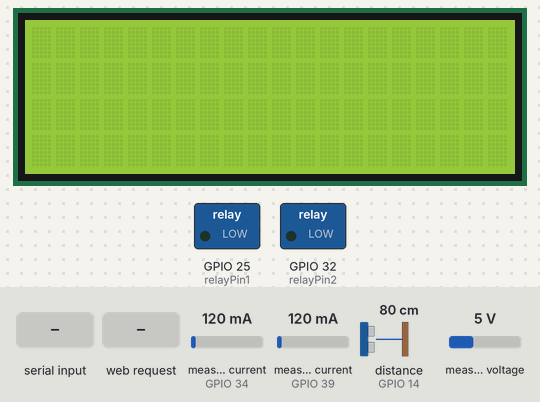
A sketch run on a simulated ESP32. Parts: 20×4 character LCD, switched loads named in the sketch (green lamp = pin HIGH). Wiring (inferred from the names in the program): ultrasonic range finder: trigger GPIO 12; echo GPIO 14. The inputs (shaded band) are chosen by the test bench; at power-on: measured current (sensors on GPIO 34, GPIO 39) 120 mA, distance to the obstacle (sensor on GPIO 14) 80 cm, measured voltage 5 V (analog values on the 0–4095 scale). The echo pulse lasts 58.3 µs per cm; WiFi joins after 1.5 s; servers stay silent unless stated; uploads are accepted with an empty reply; pins used as bus, display or sensor lines are not drawn; what the sketch prints to the serial monitor is not drawn.

Above: at 2.7 s.
2.8 s: "90,45,200,10\n" received over Serial
At 6.9 s:
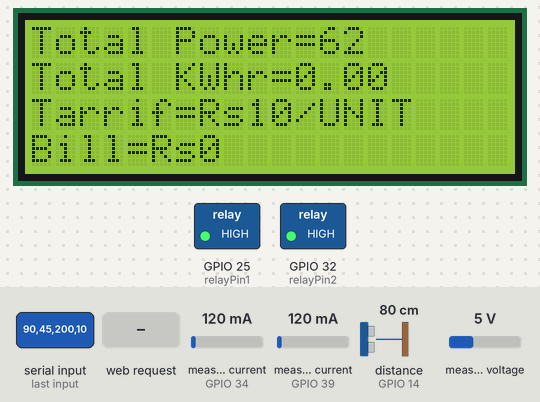
7.4 s: HTTP request GET /Relay1turnOff received
At 8.3 s:
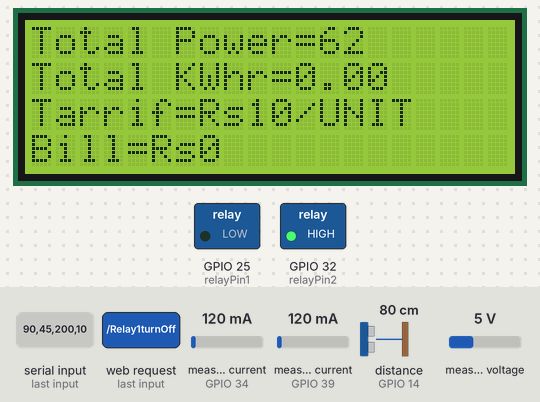
8.9 s: "30,150,10,200\n" received over Serial
At 10.8 s:
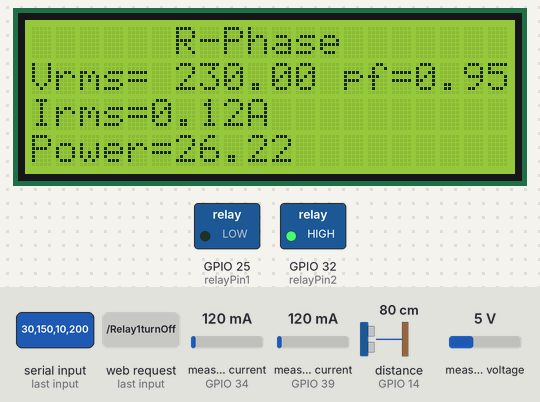
13.9 s: HTTP request GET /Relay2turnOff received
At 14.4 s:
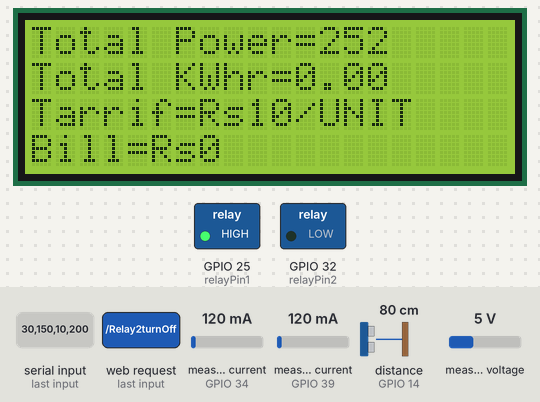
15.4 s: "30,150,10,200\n" received over Serial
At 18.1 s:
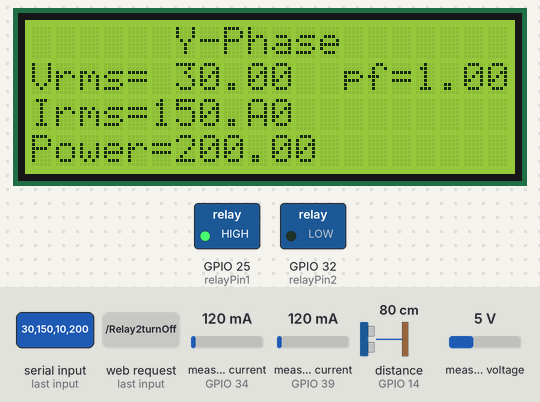
Timing chart, 0 to 20.6 s (numbered marks = the images above; inputs shaded):
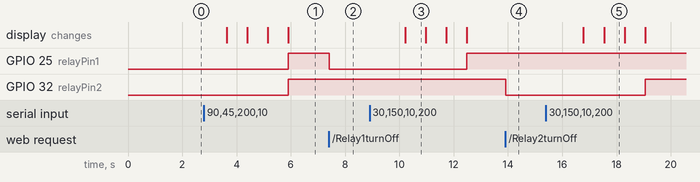

The sketch:

esp32.ino
```cpp
#include <LCD_I2C.h>
#include "EmonLib.h"             // Include Emon Library

LCD_I2C lcd(0x27, 20, 4);  // Default address of most PCF8574 modules, change according


EnergyMonitor emon1;             // Create an instance
EnergyMonitor emon3;            // Create an instance

int Power;
int Tarrif;
int Bill;

float powerFActor2;

#include <ESPAsyncWebServer.h>
#include <WiFi.h>
#include <HTTPClient.h>
String URL = "http://192.168.137.1/esp_mysql/test1.php";
const char* ssid = "Esp32";
const char* password = "123456789";

const int relayPin1 = 25;  // GPIO pin connected to the relay module
const int relayPin2 = 32;

float V1;
float Energy;

const int trigPin = 12;
const int echoPin = 14;


String Status;

AsyncWebServer server(80);
void setup() {

  Serial.begin(115200);
  lcd.begin();
  lcd.backlight();


  analogReadResolution(12);
  connectWiFi();

pinMode(trigPin, OUTPUT);
pinMode(echoPin, INPUT);


  emon1.voltage(35, 118, -3.2);  // Voltage: input pin, calibration, phase_shift
  emon1.current(34, 3.8);        // Current: input pin, calibration.

  emon3.voltage(36, 126, -3.5);  // Voltage: input pin, calibration, phase_shift
  emon3.current(39, 3.9);  // Current: input pin, calibration.


    // Connect to Wi-Fi
    WiFi.begin(ssid, password);
    while (WiFi.status() != WL_CONNECTED) {

        Serial.println("Connecting to WiFi...");
    }
    Serial.println("Connected to WiFi");

    // Set relay pin as an OUTPUT
    pinMode(relayPin1, OUTPUT);
    pinMode(relayPin2, OUTPUT);

    // Define routes for controlling the relay
    server.on("/Relay1turnOn", HTTP_GET, [](AsyncWebServerRequest *request){
        digitalWrite(relayPin1, HIGH);
        request->send(200, "text/plain", "Relay1 turned ON");
    });

    server.on("/Relay1turnOff", HTTP_GET, [](AsyncWebServerRequest *request){
        digitalWrite(relayPin1, LOW);
        request->send(200, "text/plain", "Relay1 turned OFF");
    });

    server.on("/Relay2turnOn", HTTP_GET, [](AsyncWebServerRequest *request){
        digitalWrite(relayPin2, HIGH);
        request->send(200, "text/plain", "Relay2 turned ON");
    });

    server.on("/Relay2turnOff", HTTP_GET, [](AsyncWebServerRequest *request){
        digitalWrite(relayPin2, LOW);
        request->send(200, "text/plain", "Relay2 turned OFF");
    });

    // Start server
    server.begin();

}

void loop() {

  emon1.calcVI(100,1000);         // Calculate all. No.of half wavelengths (crossings), time-out
  emon3.calcVI(100,1000);

  float V1 = emon1.Vrms;  //extract Vrms into Variable
  float V3 = emon3.Vrms;  //extract Vrms into Variable

  float C1 = emon1.Irms;
  float C3 = emon3.Irms;

  float powerFActor1 = emon1.powerFactor;  //extract Power Factor into Variable
  float powerFActor3 = emon3.powerFactor;  //extract Power Factor into Variable

  float realPower1 = emon1.realPower;
  float realPower3 = emon3.realPower;


  long duration, distance;
     // Clear the trigPin by setting it LOW for 2 microseconds
  digitalWrite(trigPin, LOW);
  delayMicroseconds(2);

  // Set the trigPin HIGH for 10 microseconds
  digitalWrite(trigPin, HIGH);
  delayMicroseconds(10);
  digitalWrite(trigPin, LOW);

  // Read the echoPin, and calculate the duration in microseconds
  duration = pulseIn(echoPin, HIGH);

  // Calculate the distance in centimeters
  distance = (duration * 0.0343) / 2;


if(Serial.available()>0){

  String data = Serial.readStringUntil('\n');

// Ensure the received data is not empty
  if (data.length() > 0) {
    // Parse the data using a delimiter (assuming commas here)
    int comma1 = data.indexOf(',');
    int comma2 = data.indexOf(',', comma1 + 1);
    int comma3 = data.indexOf(',', comma2 + 1);


    if (comma1 != -1 && comma2 != -1 && comma3 != -1) {
      // Extract values
      float Voltage2 = data.substring(0, comma1).toFloat();
      float Current2 = data.substring(comma1 + 1, comma2).toFloat();
      float PowerFActor2 = data.substring(comma2 + 1, comma3).toFloat();
      float realPower2 = data.substring(comma3 + 1).toFloat();


  long milisec = millis();     // calculate time in milliseconds
  long time = milisec / 1000;  // convert milliseconds to seconds
  Power = realPower1 + realPower2 + realPower3;
  float Energy = (Power * time) / 3600;  //Watt-sec is again convert to Watt-Hr by dividing 1hr(3600sec)


      // Print the parsed values
      Serial.print("V2=");
      Serial.println(Voltage2);
      Serial.print("C2=");
      Serial.println(Current2);
      Serial.print("PF=");
      Serial.println(PowerFActor2);

      Serial.print("Power=");
      Serial.println(realPower2);

      Serial.print("Distance=");
      Serial.println(distance);

     Serial.println("..................................");


  lcd.clear();
  lcd.setCursor(0, 0);
  lcd.print("      R-Phase");
   lcd.setCursor(0, 1);
   lcd.print("Vrms=");
    lcd.setCursor(6, 1);
   lcd.print(V1);


     lcd.setCursor(13, 1);
   lcd.print("pf=");
     lcd.setCursor(16, 1);
     lcd.print(powerFActor1);


    lcd.setCursor(0, 2);
   lcd.print("Irms=");
       lcd.setCursor(5, 2);
       lcd.print(C1);
      lcd.setCursor(9, 2);
       lcd.print("A");

    lcd.setCursor(0, 3);
   lcd.print("Power=");
    lcd.setCursor(6, 3);
     lcd.print(realPower1);
 delay(700);


  lcd.clear();
  lcd.setCursor(0, 0);
  lcd.print("      Y-Phase");
   lcd.setCursor(0, 1);
   lcd.print("Vrms=");
    lcd.setCursor(6, 1);
   lcd.print(Voltage2);

powerFActor2=1;
     lcd.setCursor(13, 1);
   lcd.print("pf=");
     lcd.setCursor(16, 1);
     lcd.print(powerFActor2);


    lcd.setCursor(0, 2);
   lcd.print("Irms=");
       lcd.setCursor(5, 2);
       lcd.print(Current2);
         lcd.setCursor(9, 2);
       lcd.print("A");

    lcd.setCursor(0, 3);
   lcd.print("Power=");
    lcd.setCursor(6, 3);
     lcd.print(realPower2);

  delay(700);


  lcd.clear();
  lcd.setCursor(0, 0);
  lcd.print("      B-Phase");
   lcd.setCursor(0, 1);
   lcd.print("Vrms=");
    lcd.setCursor(6, 1);
   lcd.print(V3);


     lcd.setCursor(13, 1);
   lcd.print("pf=");
     lcd.setCursor(16, 1);
     lcd.print(powerFActor3);


    lcd.setCursor(0, 2);
   lcd.print("Irms=");
       lcd.setCursor(5, 2);
       lcd.print(C3);
         lcd.setCursor(9, 2);
       lcd.print("A");

    lcd.setCursor(0, 3);
   lcd.print("Power=");
    lcd.setCursor(9, 3);
     lcd.print(realPower3);

  delay(700);


  lcd.clear();
  lcd.setCursor(0, 0);
  lcd.print("Total Power=");
  lcd.setCursor(12, 0);
  lcd.print(Power);

   lcd.setCursor(0, 1);
   lcd.print("Total KWhr=");
   lcd.setCursor(11, 1);
   lcd.print(Energy);


    lcd.setCursor(0, 2);
   lcd.print("Tarrif=Rs10/UNIT");

   Tarrif=10;
   Bill=Tarrif*Energy;

   lcd.setCursor(0, 3);
   lcd.print("Bill=Rs");
   lcd.setCursor(7, 3);
   lcd.print(Bill);


  if(WiFi.status() != WL_CONNECTED) {
    connectWiFi();
  }

if (distance>20){

Status = "Cover Open";
digitalWrite(relayPin1, HIGH);
digitalWrite(relayPin2, HIGH);


 String postData = "Voltage1=" + String(V1) + " &Current1=" + String(C1) + " &Voltage2=" + String(Voltage2) + "&Current2=" + String(Current2) +  "&Voltage3=" + String(V3) + " &Current3=" + String(C3) + " &PF1=" + String(powerFActor1)+ " &PF2=" + String(powerFActor2)+ " &PF3=" + String(powerFActor3)+ " &Energy=" + String(Energy)+ " &Distance=" + String(Status);

  HTTPClient http;
  http.begin(URL);
  http.addHeader("Content-Type", "application/x-www-form-urlencoded");
  int httpCode = http.POST(postData);
  String payload = http.getString();
  Serial.print("URL : "); Serial.println(URL);
  Serial.print("Data: "); Serial.println(postData);
  Serial.print("httpCode: "); Serial.println(httpCode);
  Serial.print("payload : "); Serial.println(payload);
  Serial.println("--------------------------------------------------");


}
else {
  Status = "0";
  String postData = "Voltage1=" + String(V1) + " &Current1=" + String(C1) + " &Voltage2=" + String(Voltage2) + "&Current2=" + String(Current2) +  "&Voltage3=" + String(V3) + " &Current3=" + String(C3) + " &PF1=" + String(powerFActor1)+ " &PF2=" + String(PowerFActor2)+ " &PF3=" + String(powerFActor3)+ " &Energy=" + String(Energy)+ " &Distance=" + String(Status);

  HTTPClient http;

http.begin(URL);
  http.addHeader("Content-Type", "application/x-www-form-urlencoded");
  int httpCode = http.POST(postData);
  String payload = http.getString();
  Serial.print("URL : "); Serial.println(URL);
  Serial.print("Data: "); Serial.println(postData);
  Serial.print("httpCode: "); Serial.println(httpCode);
  Serial.print("payload : "); Serial.println(payload);
  Serial.println("--------------------------------------------------");

}}
  }
}
}

void connectWiFi() {
  WiFi.mode(WIFI_OFF);
  delay(0);
  //This line hides the viewing of ESP as wifi hotspot
  WiFi.mode(WIFI_STA);
  WiFi.begin(ssid, password);
  Serial.println("Connecting to WiFi");
  while (WiFi.status() != WL_CONNECTED) {
    delay(0);
    Serial.print(".");
  }
  Serial.print("connected to : "); Serial.println(ssid);
  Serial.print("IP address: "); Serial.println(WiFi.localIP());
}
```

Measured:
- after the input at 2.8 s, GPIO 25 (relayPin1), GPIO 32 (relayPin2): LOW → HIGH after 3.1 s; the display: first changes after 0.84 s (image 1 shows a later state)
- after the input at 7.4 s, GPIO 25 (relayPin1): HIGH → LOW at once
- after the input at 8.9 s, GPIO 25 (relayPin1): LOW → HIGH after 3.6 s; the display: changes after 1.3 s (image 3)
- after the input at 13.9 s, GPIO 32 (relayPin2): HIGH → LOW at once
- after the input at 15.4 s, GPIO 32 (relayPin2): LOW → HIGH after 3.7 s; the display: first changes after 1.4 s (image 5 shows a later state)
- what the display in image 3 shows lasts 0.8 s, from 10.2 s to 11.0 s
